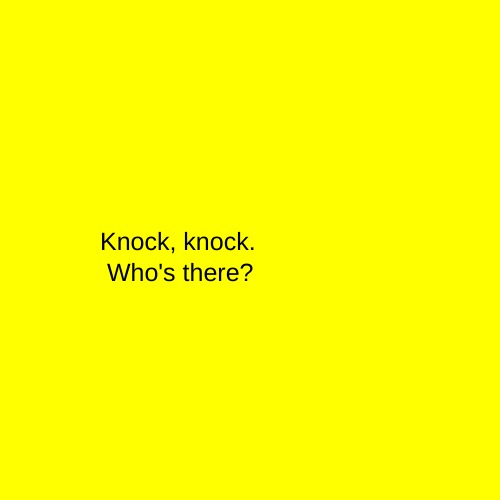
Frame 1 (no input)
Frame 60 (no input): identical to frame 1, image omitted
Frame 120 (the mouse pressed at the canvas centre since frame 60): identical to frame 1, image omitted

The p5.js sketch that drew this single still picture (run headless with seeded random() and noise() and a simulated clock; from frame 60 on, the mouse is pressed at the canvas centre):

// p5.js sketch
// ── sketch.js
let state = 0;
let timer = 0;

function setup() {
  createCanvas(500, 500);
}

function draw() {

  switch (state) {
    case 0:
      background('yellow');
      textSize(25);
      text("Knock, knock.\n Who's there?", 100, height / 2);
      timer++;
      if (timer > 2 * 60) {
        timer = 0;
        state = 1;
      }
      break;

    case 1:
      background('blue');
      textSize(25);
      text("Robin.\n Robin who?", 100, height / 2);
      timer++;
      if (timer > 3 * 60) {
        timer = 0;
        state = 2;
      }
        break;

        case 2:
        background('red');
        textSize(25);
        text("Robin you.\n Give me your money!", 100, height / 2);
        timer++;
        if (timer > 4 * 60) {
          timer = 0;
          state = 2;
        }
          break;
        }

      }

      function mouseReleased() {
        state++;
        if (state > 1) state = 0;
      }
